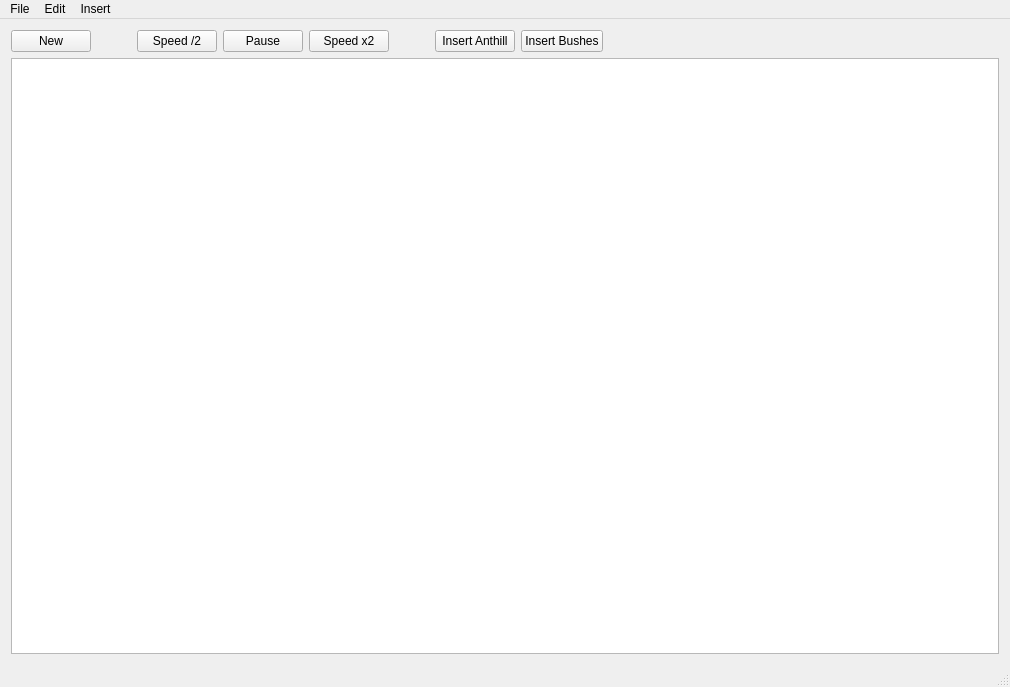
<?xml version="1.0" encoding="UTF-8"?>
<ui version="4.0">
 <class>MainWindow</class>
 <widget class="QMainWindow" name="MainWindow">
  <property name="geometry">
   <rect>
    <x>0</x>
    <y>0</y>
    <width>1010</width>
    <height>687</height>
   </rect>
  </property>
  <property name="windowTitle">
   <string>MainWindow</string>
  </property>
  <widget class="QWidget" name="centralWidget">
   <layout class="QVBoxLayout" name="verticalLayout_2">
    <item>
     <layout class="QVBoxLayout" name="verticalLayout">
      <item>
       <layout class="QHBoxLayout" name="horizontalLayout">
        <item>
         <widget class="QPushButton" name="newButton">
          <property name="cursor">
           <cursorShape>ArrowCursor</cursorShape>
          </property>
          <property name="text">
           <string>New</string>
          </property>
          <property name="icon">
           <iconset resource="ressources.qrc">
            <normaloff>:/images/Images/new.png</normaloff>:/images/Images/new.png</iconset>
          </property>
         </widget>
        </item>
        <item>
         <spacer name="horizontalSpacer">
          <property name="orientation">
           <enum>Qt::Horizontal</enum>
          </property>
          <property name="sizeType">
           <enum>QSizePolicy::Fixed</enum>
          </property>
          <property name="sizeHint" stdset="0">
           <size>
            <width>40</width>
            <height>20</height>
           </size>
          </property>
         </spacer>
        </item>
        <item>
         <widget class="QPushButton" name="decelerateButton">
          <property name="text">
           <string>Speed /2</string>
          </property>
          <property name="icon">
           <iconset resource="ressources.qrc">
            <normaloff>:/images/Images/left-black-arrow.png</normaloff>:/images/Images/left-black-arrow.png</iconset>
          </property>
         </widget>
        </item>
        <item>
         <widget class="QPushButton" name="pauseButton">
          <property name="cursor">
           <cursorShape>ArrowCursor</cursorShape>
          </property>
          <property name="text">
           <string>Pause</string>
          </property>
          <property name="icon">
           <iconset resource="ressources.qrc">
            <normaloff>:/images/Images/pause.png</normaloff>:/images/Images/pause.png</iconset>
          </property>
         </widget>
        </item>
        <item>
         <widget class="QPushButton" name="accelerateButton">
          <property name="text">
           <string>Speed x2</string>
          </property>
          <property name="icon">
           <iconset resource="ressources.qrc">
            <normaloff>:/images/Images/right-black-arrow.png</normaloff>:/images/Images/right-black-arrow.png</iconset>
          </property>
         </widget>
        </item>
        <item>
         <spacer name="horizontalSpacer_2">
          <property name="orientation">
           <enum>Qt::Horizontal</enum>
          </property>
          <property name="sizeType">
           <enum>QSizePolicy::Fixed</enum>
          </property>
          <property name="sizeHint" stdset="0">
           <size>
            <width>40</width>
            <height>20</height>
           </size>
          </property>
         </spacer>
        </item>
        <item>
         <widget class="QPushButton" name="insertFourmiliereButton">
          <property name="text">
           <string>Insert Anthill</string>
          </property>
          <property name="icon">
           <iconset resource="ressources.qrc">
            <normaloff>:/images/Images/fourmiliere.png</normaloff>:/images/Images/fourmiliere.png</iconset>
          </property>
         </widget>
        </item>
        <item>
         <widget class="QPushButton" name="insertBuissonButton">
          <property name="text">
           <string>Insert Bushes</string>
          </property>
          <property name="icon">
           <iconset resource="ressources.qrc">
            <normaloff>:/images/Images/bushes.png</normaloff>:/images/Images/bushes.png</iconset>
          </property>
         </widget>
        </item>
        <item>
         <spacer name="horizontalSpacer_4">
          <property name="orientation">
           <enum>Qt::Horizontal</enum>
          </property>
          <property name="sizeType">
           <enum>QSizePolicy::Expanding</enum>
          </property>
          <property name="sizeHint" stdset="0">
           <size>
            <width>300</width>
            <height>20</height>
           </size>
          </property>
         </spacer>
        </item>
       </layout>
      </item>
      <item>
       <widget class="QGraphicsView" name="graphicsView"/>
      </item>
     </layout>
    </item>
   </layout>
  </widget>
  <widget class="QMenuBar" name="menuBar">
   <property name="geometry">
    <rect>
     <x>0</x>
     <y>0</y>
     <width>1010</width>
     <height>21</height>
    </rect>
   </property>
   <widget class="QMenu" name="menuFile">
    <property name="title">
     <string>File</string>
    </property>
    <addaction name="actionNew"/>
   </widget>
   <widget class="QMenu" name="menuEdit">
    <property name="title">
     <string>Edit</string>
    </property>
    <addaction name="actionPause"/>
    <addaction name="actionAccelerer"/>
    <addaction name="actionDecelerer"/>
   </widget>
   <widget class="QMenu" name="menuInsert">
    <property name="title">
     <string>Insert</string>
    </property>
    <addaction name="insertFourmiliere"/>
    <addaction name="insertBuisson"/>
   </widget>
   <addaction name="menuFile"/>
   <addaction name="menuEdit"/>
   <addaction name="menuInsert"/>
  </widget>
  <widget class="QStatusBar" name="statusBar"/>
  <action name="actionNew">
   <property name="text">
    <string>New</string>
   </property>
  </action>
  <action name="actionOpen">
   <property name="text">
    <string>Open</string>
   </property>
  </action>
  <action name="actionSave">
   <property name="text">
    <string>Save                [Ctrl+S]</string>
   </property>
  </action>
  <action name="insertFourmiliere">
   <property name="text">
    <string>Anthill</string>
   </property>
  </action>
  <action name="insertBuisson">
   <property name="text">
    <string>Bushes</string>
   </property>
  </action>
  <action name="actionPause">
   <property name="text">
    <string>Pause</string>
   </property>
  </action>
  <action name="actionRependre">
   <property name="text">
    <string>Reprendre               [R]</string>
   </property>
  </action>
  <action name="actionHelp">
   <property name="text">
    <string>Help</string>
   </property>
  </action>
  <action name="actionAccelerer">
   <property name="text">
    <string>Accélérer</string>
   </property>
  </action>
  <action name="actionDecelerer">
   <property name="text">
    <string>Decelerate</string>
   </property>
  </action>
 </widget>
 <layoutdefault spacing="6" margin="11"/>
 <resources>
  <include location="ressources.qrc"/>
 </resources>
 <connections/>
</ui>
